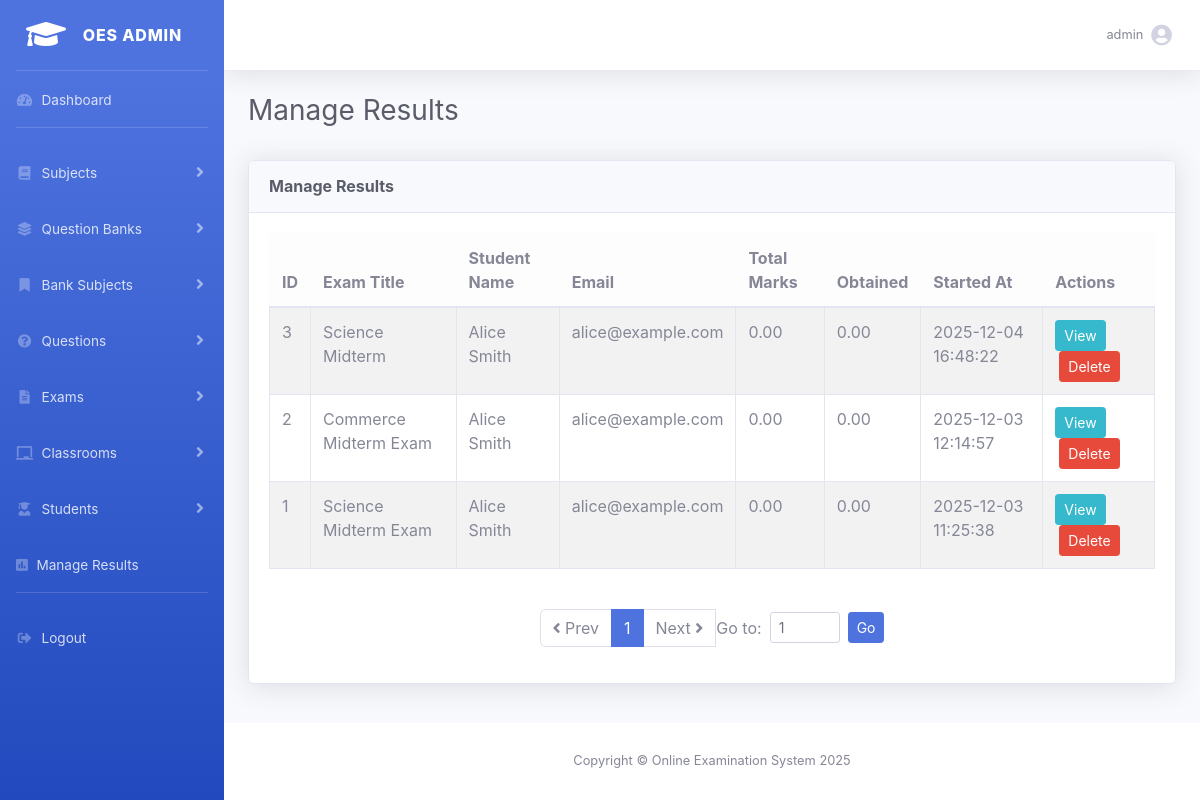
Before: /admin.php?action=manageResults (signed in) with the older database file.
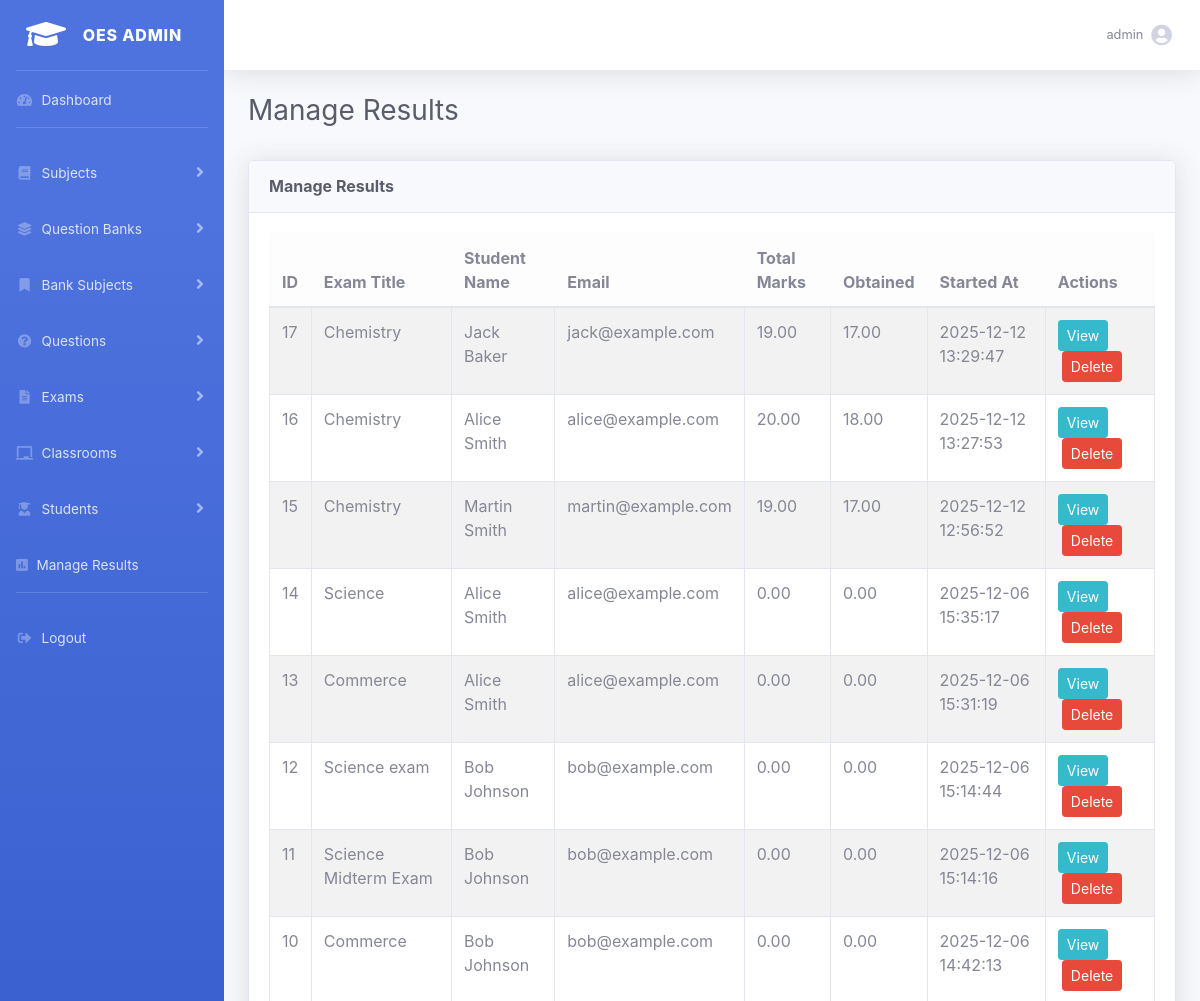
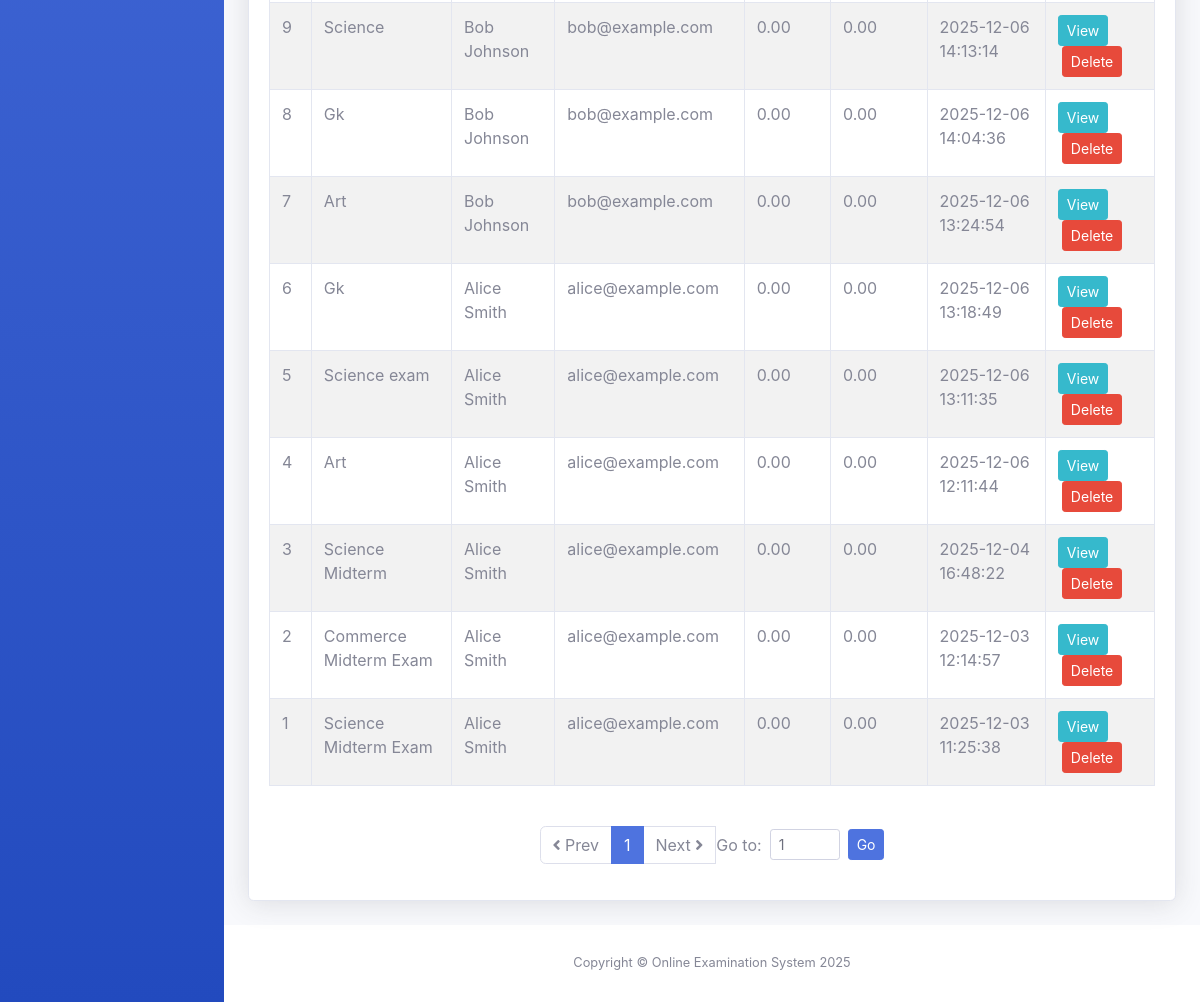
After: the same page with the newer database file (2 pictures, top to bottom).
### tables this page shows
CREATE TABLE `exam_results` (
  `result_id` int(11) NOT NULL,
  `link_id` int(11) NOT NULL,
  `exam_id` int(11) NOT NULL,
  `student_name` varchar(150) DEFAULT NULL,
  `student_email` varchar(200) DEFAULT NULL,
  `total_marks` decimal(5,2) DEFAULT 0.00,
  `obtained_marks` decimal(5,2) DEFAULT 0.00,
  `started_at` datetime DEFAULT NULL,
  `submitted_at` datetime DEFAULT NULL
);

CREATE TABLE `exams` (
  `exam_id` int(11) NOT NULL,
  `exam_title` varchar(200) NOT NULL,
  `exam_description` text DEFAULT NULL,
  `total_questions` int(11) DEFAULT 0,
  `total_marks` decimal(6,2) NOT NULL DEFAULT 0.00,
  `pass_marks` decimal(6,2) NOT NULL DEFAULT 0.00,
  `duration_minutes` int(11) DEFAULT 30,
  `shuffle_questions` tinyint(1) DEFAULT 1,
  `shuffle_options` tinyint(1) DEFAULT 1,
  `start_time` datetime DEFAULT NULL,
  `end_time` datetime DEFAULT NULL,
  `negative_marking` decimal(5,2) DEFAULT 0.00,
  `status` enum('Active','Inactive') DEFAULT 'Inactive',
  `assign_type` enum('class','individual') DEFAULT 'individual',
  `assign_data` text DEFAULT NULL,
  `created_at` timestamp NOT NULL DEFAULT current_timestamp(),
  `easy_percentage` int(11) DEFAULT 0,
  `medium_percentage` int(11) DEFAULT 0,
  `hard_percentage` int(11) DEFAULT 0
);

### templates/results/manage_results.php (the view, shortened to what this page needs)
<?php
$resultsList = $results['resultsList'] ?? [];
$currentPage = (int)($results['currentPage'] ?? 1);
$totalPages  = (int)($results['totalPages'] ?? 1);
?>
<?php include __DIR__ . "/../include/header.php"; ?>
<div id="wrapper">
    <?php include __DIR__ . "/../include/sidebar.php"; ?>
    <div id="content-wrapper" class="d-flex flex-column">
        <div id="content">
            <?php include __DIR__ . "/../include/navbar.php"; ?>
            <div class="container-fluid">
                <div class="d-flex justify-content-between align-items-center mb-4">
                    <h1 class="h3 text-gray-800"><?= htmlspecialchars($results['pageTitle']) ?></h1>
                </div>
                <div class="card shadow mb-4">
                    <div class="card-header py-3">
                        <h6 class="m-0 font-weight-bold text-gray-800"><?= htmlspecialchars($results['pageTitle']) ?></h6>
                    </div>
                    <div class="card-body">
                        <div class="table-responsive">
                            <table class="table table-bordered table-striped">
                                <thead class="table-light">
                                    <tr>
                                        <th>ID</th>
                                        <th>Exam Title</th>
                                        <th>Student Name</th>
                                        <th>Email</th>
                                        <th>Total Marks</th>
                                        <th>Obtained</th>
                                        <th>Started At</th>
                                        <th>Actions</th>
                                    </tr>
                                </thead>
                                <tbody>
                                    <?php if (!empty($resultsList)): ?>
                                        <?php foreach ($resultsList as $res): ?>
                                            <tr>
                                                <td><?= $res['result_id'] ?></td>
                                                <td><?= htmlspecialchars($res['exam_title'] ?? '-') ?></td>
                                                <td><?= htmlspecialchars($res['student_name'] ?? '-') ?></td>
                                                <td><?= htmlspecialchars($res['student_email'] ?? '-') ?></td>
                                                <td><?= $res['total_marks'] ?></td>
                                                <td><?= $res['obtained_marks'] ?></td>
                                                <td><?= htmlspecialchars($res['started_at'] ?? '-') ?></td>
                                                <td>
                                                    <a class="btn btn-sm btn-info"
                                                       href="<?= BASE_URL ?>/admin.php?action=viewResult&id=<?= $res['result_id'] ?>">
                                                       <i class="bi bi-eye"></i> View
                                                    </a>
                                                    <form method="get" action="<?= BASE_URL ?>/admin.php" style="display:inline-block; margin:0 4px;"
                                                          onsubmit="return confirm('Are you sure you want to delete this result?');">
                                                        <button type="submit" class="btn btn-sm btn-danger">
                                                            <i class="bi bi-trash"></i> Delete
                                                        </button>
                                                    </form>
                                                </td>
                                            </tr>
                                        <?php endforeach; ?>
                                    <?php else: ?>
                                        <tr>
                                            <td colspan="9" class="text-center">No results found.</td>
                                        </tr>
                                    <?php endif; ?>
                                </tbody>
                            </table>
                        </div>
                        <?php if ($totalPages >= 1): ?>
                        <nav aria-label="Pagination" class="mt-4">
                            <ul class="pagination justify-content-center align-items-center">
                                <li class="page-item <?= ($currentPage <= 1) ? 'disabled' : '' ?>">
                                    <a class="page-link" href="<?= BASE_URL ?>/admin.php?action=manageResults&page=<?= max(1, $currentPage - 1) ?>">
                                        <i class="fas fa-angle-left"></i> Prev
                                    </a>
                                </li>
                                <?php
                                $start = max(1, $currentPage - 2);
                                $end   = min($totalPages, $currentPage + 2);
                                for ($i = $start; $i <= $end; $i++): ?>
                                    <li class="page-item <?= ($i === $currentPage) ? 'active' : '' ?>">
                                        <a class="page-link" href="<?= BASE_URL ?>/admin.php?action=manageResults&page=<?= $i ?>"><?= $i ?></a>
                                    </li>
                                <?php endfor; ?>
                                <li class="page-item <?= ($currentPage >= $totalPages) ? 'disabled' : '' ?>">
                                    <a class="page-link" href="<?= BASE_URL ?>/admin.php?action=manageResults&page=<?= min($totalPages, $currentPage + 1) ?>">
                                        Next <i class="fas fa-angle-right"></i>
                                    </a>
                                </li>
                                <li class="page-item ms-3">
                                    <form method="get" action="<?= BASE_URL ?>/admin.php" class="form-inline">
                                        <label for="gotoPage" class="mr-2 mb-0">Go to:</label>
                                        <input type="number" min="1" max="<?= $totalPages ?>" name="page" id="gotoPage" class="form-control form-control-sm mr-2" style="width:70px"
                                            value="<?= $currentPage ?>">
                                        <button type="submit" class="btn btn-sm btn-primary">Go</button>
                                    </form>
                                </li>
                            </ul>
                        </nav>
                        <?php endif; ?>
                    </div>
                </div>
            </div>
        </div>
        <?php include __DIR__ . "/../include/footer.php"; ?>

### admin.php (shortened to what this page needs)
<?php
require_once __DIR__ . "/classes/Student.php";
$action = $_GET['action'] ?? '';
switch ($action) {
case "manageResults":
      manageResults();
      break;
}
function manageResults() {
    global $pdo;
    $results = [
        'pageTitle' => 'Manage Results',
        'resultsList' => [],
        'message' => ''
    ];
    $perPage = 25;
    $page = isset($_GET['page']) ? max(1, (int)$_GET['page']) : 1;
    $offset = ($page - 1) * $perPage;
    $total = $pdo->query("SELECT COUNT(*) FROM exam_results")->fetchColumn();
    $totalPages = ceil($total / $perPage);
    $stmt = $pdo->prepare("
        SELECT
            r.result_id,
            r.exam_id,
            r.student_name,
            r.student_email,
            r.total_marks,
            r.obtained_marks,
            r.started_at,
            r.submitted_at,
            e.exam_title
        FROM exam_results r
        LEFT JOIN exams e ON r.exam_id = e.exam_id
        ORDER BY r.result_id DESC
        LIMIT :limit OFFSET :offset
    ");
    $stmt->bindValue(':limit', $perPage, PDO::PARAM_INT);
    $stmt->bindValue(':offset', $offset, PDO::PARAM_INT);
    $stmt->execute();
    $results['resultsList'] = $stmt->fetchAll(PDO::FETCH_ASSOC);
    $results['currentPage'] = $page;
    $results['totalPages'] = $totalPages;
    require TEMPLATE_PATH . "/results/manage_results.php";
}

### templates/include/header.php (shortened to what this page needs)
<!DOCTYPE html>
<html lang="en">
<head>
  <link href="<?= BASE_URL ?>/assets/vendor/fontawesome-free/css/all.min.css" rel="stylesheet">
  <link href="<?= BASE_URL ?>/assets/css/sb-admin-2.min.css" rel="stylesheet">
</head>
<body id="page-top">

### templates/include/sidebar.php (shortened to what this page needs)
<ul class="navbar-nav bg-gradient-primary sidebar sidebar-dark accordion" id="accordionSidebar">
    <a class="sidebar-brand d-flex align-items-center justify-content-center" href="<?= BASE_URL ?>/admin.php?action=dashboard">
        <div class="sidebar-brand-icon">
            <i class="fas fa-graduation-cap"></i>
        </div>
        <div class="sidebar-brand-text mx-3">OES Admin</div>
    </a>
    <hr class="sidebar-divider my-0">
    <li class="nav-item">
        <a class="nav-link" href="<?= BASE_URL ?>/admin.php?action=dashboard">
            <i class="fas fa-fw fa-tachometer-alt"></i>
            <span>Dashboard</span>
        </a>
    </li>
    <hr class="sidebar-divider">
    <li class="nav-item">
        <a class="nav-link collapsed" href="#" data-toggle="collapse" data-target="#collapseSubjects">
            <i class="fas fa-fw fa-book"></i>
            <span>Subjects</span>
        </a>
    </li>
    <li class="nav-item">
        <a class="nav-link collapsed" href="#" data-toggle="collapse" data-target="#collapseBanks">
            <i class="fas fa-fw fa-layer-group"></i>
            <span>Question Banks</span>
        </a>
    </li>
    <li class="nav-item">
        <a class="nav-link collapsed" href="#" data-toggle="collapse" data-target="#collapseQBS">
            <i class="fas fa-fw fa-bookmark"></i>
            <span>Bank Subjects</span>
        </a>
    </li>
    <li class="nav-item">
        <a class="nav-link collapsed" href="#" data-toggle="collapse" data-target="#collapseQuestions">
            <i class="fas fa-fw fa-question-circle"></i>
            <span>Questions</span>
        </a>
    </li>
    <li class="nav-item">
        <a class="nav-link collapsed" href="#" data-toggle="collapse" data-target="#collapseExams">
            <i class="fas fa-fw fa-file-alt"></i>
            <span>Exams</span>
        </a>
    </li>
    <li class="nav-item">
        <a class="nav-link collapsed" href="#" data-toggle="collapse" data-target="#collapseClasses">
            <i class="fas fa-fw fa-chalkboard"></i>
            <span>Classrooms</span>
        </a>
    </li>
    <li class="nav-item">
        <a class="nav-link collapsed" href="#" data-toggle="collapse" data-target="#collapseStudents">
            <i class="fas fa-fw fa-user-graduate"></i>
            <span>Students</span>
        </a>
    </li>
   <li class="nav-item">
      <a class="nav-link" href="<?= BASE_URL ?>/admin.php?action=manageResults">
          <i class="fas fa-poll"></i>
          <span>Manage Results</span>
      </a>
   </li>
    <hr class="sidebar-divider d-none d-md-block">
    <li class="nav-item">
        <a class="nav-link" href="<?= BASE_URL ?>/admin.php?action=logout">
            <i class="fas fa-fw fa-sign-out-alt"></i>
            <span>Logout</span>
        </a>
    </li>
</ul>

### templates/include/navbar.php (shortened to what this page needs)
<?php
$adminName = $_SESSION['admin_name'] ?? 'Admin';
?>
<nav class="navbar navbar-expand navbar-light bg-white topbar mb-4 static-top shadow">
    <ul class="navbar-nav ml-auto">
        <li class="nav-item dropdown no-arrow">
            <a class="nav-link dropdown-toggle" href="#" id="userDropdown" role="button"
               data-toggle="dropdown" aria-haspopup="true" aria-expanded="false">
                <span class="mr-2 d-none d-lg-inline text-gray-600 small"><?= htmlspecialchars($adminName) ?></span>
                <i class="fas fa-user-circle fa-lg"></i>
            </a>
        </li>
    </ul>
</nav>

### templates/include/footer.php (shortened to what this page needs)
<footer class="sticky-footer bg-white">
    <div class="container my-auto">
        <div class="copyright text-center my-auto">
            <span>Copyright &copy; Online Examination System <?= date('Y') ?></span>
        </div>
    </div>
</footer>
</body>
</html>

Changed rows visible on the page:
added exam_results: result_id "17", exam.exam_title "Chemistry", student_name "Jack Baker", student_email "jack@example.com", total_marks "19.00", obtained_marks "17.00", started_at "2025-12-12 13:29:47"
added exam_results: result_id "16", exam.exam_title "Chemistry", student_name "Alice Smith", student_email "alice@example.com", total_marks "20.00", obtained_marks "18.00", started_at "2025-12-12 13:27:53"
added exam_results: result_id "15", exam.exam_title "Chemistry", student_name "Martin Smith", student_email "martin@example.com", total_marks "19.00", obtained_marks "17.00", started_at "2025-12-12 12:56:52"
added exam_results: result_id "14", exam.exam_title "Science", student_name "Alice Smith", student_email "alice@example.com", total_marks "0.00", obtained_marks "0.00", started_at "2025-12-06 15:35:17"
added exam_results: result_id "13", exam.exam_title "Commerce", student_name "Alice Smith", student_email "alice@example.com", total_marks "0.00", obtained_marks "0.00", started_at "2025-12-06 15:31:19"
added exam_results: result_id "12", exam.exam_title "Science exam", student_name "Bob Johnson", student_email "bob@example.com", total_marks "0.00", obtained_marks "0.00", started_at "2025-12-06 15:14:44"
added exam_results: result_id "11", exam.exam_title "Science Midterm Exam", student_name "Bob Johnson", student_email "bob@example.com", total_marks "0.00", obtained_marks "0.00", started_at "2025-12-06 15:14:16"
added exam_results: result_id "10", exam.exam_title "Commerce", student_name "Bob Johnson", student_email "bob@example.com", total_marks "0.00", obtained_marks "0.00", started_at "2025-12-06 14:42:13"
added exam_results: result_id "9", exam.exam_title "Science", student_name "Bob Johnson", student_email "bob@example.com", total_marks "0.00", obtained_marks "0.00", started_at "2025-12-06 14:13:14"
added exam_results: result_id "8", exam.exam_title "Gk", student_name "Bob Johnson", student_email "bob@example.com", total_marks "0.00", obtained_marks "0.00", started_at "2025-12-06 14:04:36"
added exam_results: result_id "7", exam.exam_title "Art", student_name "Bob Johnson", student_email "bob@example.com", total_marks "0.00", obtained_marks "0.00", started_at "2025-12-06 13:24:54"
added exam_results: result_id "6", exam.exam_title "Gk", student_name "Alice Smith", student_email "alice@example.com", total_marks "0.00", obtained_marks "0.00", started_at "2025-12-06 13:18:49"
added exam_results: result_id "5", exam.exam_title "Science exam", student_name "Alice Smith", student_email "alice@example.com", total_marks "0.00", obtained_marks "0.00", started_at "2025-12-06 13:11:35"
added exam_results: result_id "4", exam.exam_title "Art", student_name "Alice Smith", student_email "alice@example.com", total_marks "0.00", obtained_marks "0.00", started_at "2025-12-06 12:11:44"
